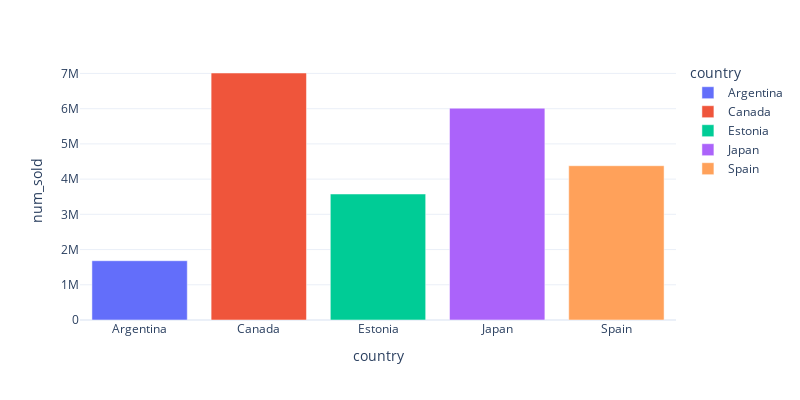

The notebook cell saved with this chart:
### Code cell
fig = px.bar(country_by_sold,x='country',y='num_sold',width=800, height=400,color='country')
fig.show()

### Figure 1 — Plotly figure (JSON) as saved in the notebook; plotly's stock layout.template omitted (floating-point values rounded to 4 significant figures)
{"data": [{"alignmentgroup": "True", "hovertemplate": "country=%{x}<br>num_sold=%{y}<extra></extra>", "legendgroup": "Argentina", "marker": {"color": "#636efa", "pattern": {"shape": ""}}, "name": "Argentina", "offsetgroup": "Argentina", "orientation": "v", "showlegend": true, "textposition": "auto", "x": ["Argentina"], "xaxis": "x", "y": [1683244], "yaxis": "y", "type": "bar"}, {"alignmentgroup": "True", "hovertemplate": "country=%{x}<br>num_sold=%{y}<extra></extra>", "legendgroup": "Canada", "marker": {"color": "#EF553B", "pattern": {"shape": ""}}, "name": "Canada", "offsetgroup": "Canada", "orientation": "v", "showlegend": true, "textposition": "auto", "x": ["Canada"], "xaxis": "x", "y": [7013114], "yaxis": "y", "type": "bar"}, {"alignmentgroup": "True", "hovertemplate": "country=%{x}<br>num_sold=%{y}<extra></extra>", "legendgroup": "Estonia", "marker": {"color": "#00cc96", "pattern": {"shape": ""}}, "name": "Estonia", "offsetgroup": "Estonia", "orientation": "v", "showlegend": true, "textposition": "auto", "x": ["Estonia"], "xaxis": "x", "y": [3577319], "yaxis": "y", "type": "bar"}, {"alignmentgroup": "True", "hovertemplate": "country=%{x}<br>num_sold=%{y}<extra></extra>", "legendgroup": "Japan", "marker": {"color": "#ab63fa", "pattern": {"shape": ""}}, "name": "Japan", "offsetgroup": "Japan", "orientation": "v", "showlegend": true, "textposition": "auto", "x": ["Japan"], "xaxis": "x", "y": [6013786], "yaxis": "y", "type": "bar"}, {"alignmentgroup": "True", "hovertemplate": "country=%{x}<br>num_sold=%{y}<extra></extra>", "legendgroup": "Spain", "marker": {"color": "#FFA15A", "pattern": {"shape": ""}}, "name": "Spain", "offsetgroup": "Spain", "orientation": "v", "showlegend": true, "textposition": "auto", "x": ["Spain"], "xaxis": "x", "y": [4380862], "yaxis": "y", "type": "bar"}], "layout": {"xaxis": {"anchor": "y", "domain": [0, 1], "title": {"text": "country"}, "categoryorder": "array", "categoryarray": ["Argentina", "Canada", "Estonia", "Japan", "Spain"], "type": "category", "range": [-0.5, 4.5], "autorange": true}, "yaxis": {"anchor": "x", "domain": [0, 1], "title": {"text": "num_sold"}, "type": "linear", "range": [0, 7382000.0], "autorange": true}, "legend": {"title": {"text": "country"}, "tracegroupgap": 0}, "margin": {"t": 60}, "barmode": "relative", "height": 400, "width": 800}}
